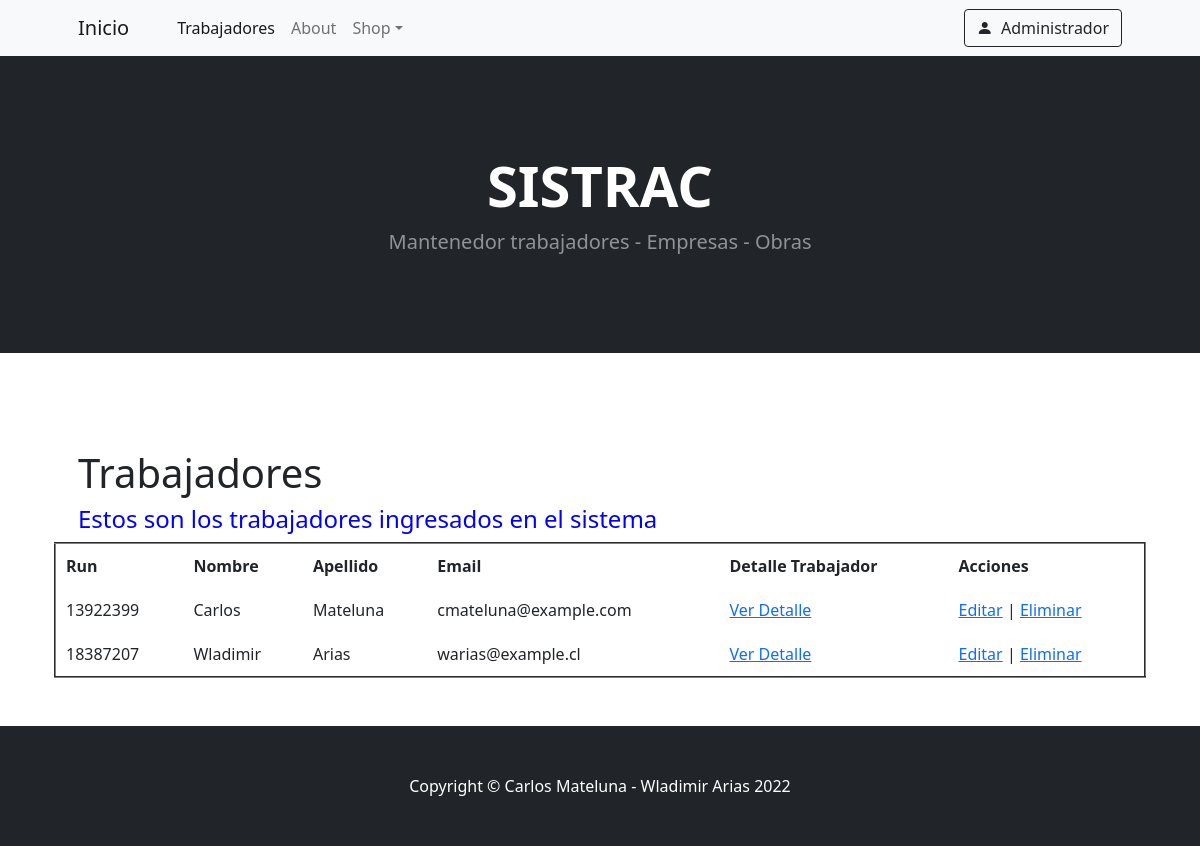
Page /app/lista_trabajadores/ (signed in) on the earlier database version.
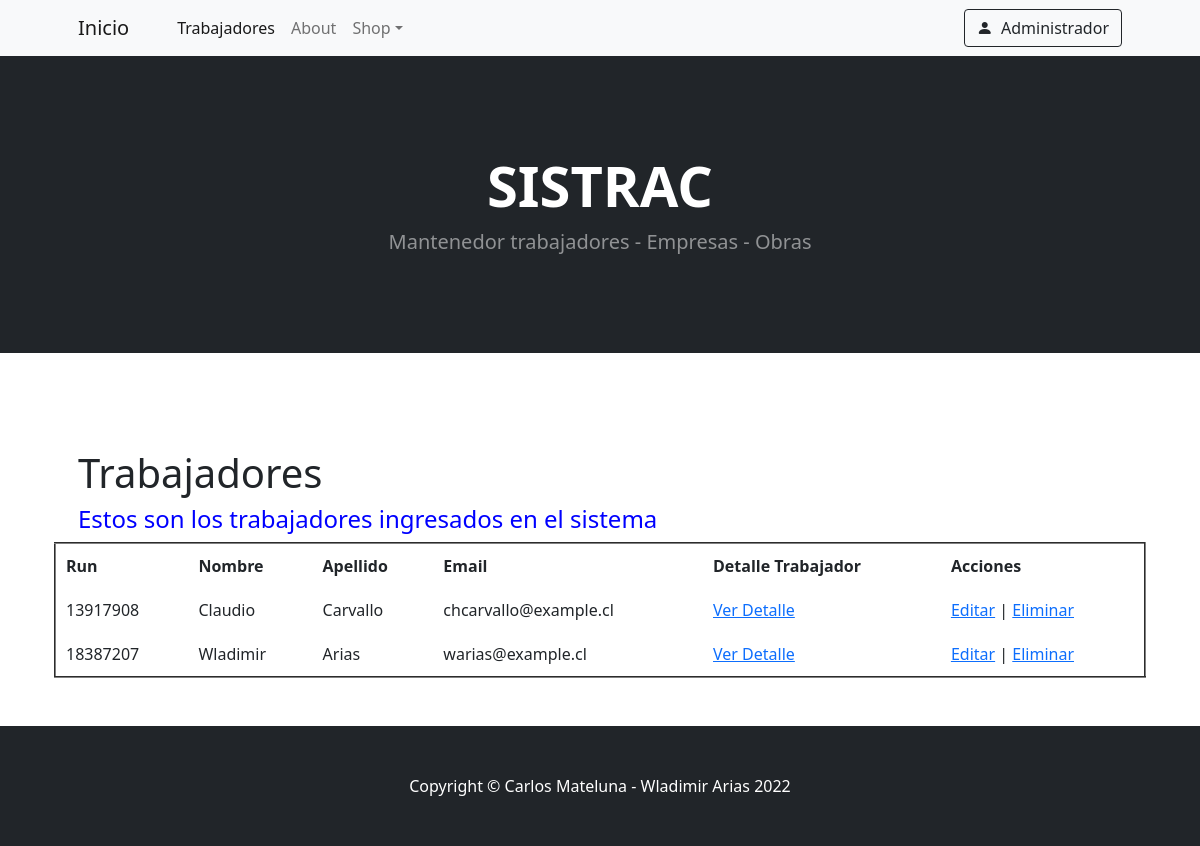
Same page on the later database version.
### app/models.py (models this page shows, shortened)
class Trabajadores(models.Model):
    run = models.IntegerField()
    nombre = models.CharField(max_length=250)
    apellido = models.CharField(max_length=250)
    edad = models.IntegerField()
    email = models.EmailField()
    cargo = models.CharField(max_length=100)
    imagen_cargo = models.ImageField(upload_to="trabajadores", null=True, blank=True)
    user = models.ForeignKey(User, on_delete=models.CASCADE)

### app/views.py (the view)
# urls.py: path("lista_trabajadores/", lista_trabajadores, name="app-list-trabajadores"),
def lista_trabajadores(request):
    errores = ""
    trabajadores = Trabajadores.objects.all().order_by("nombre")
    contexto = {"listado_trabajadores": trabajadores, "errores": errores}
    return render(request, "app/trabajadores.html", contexto)

### app/templates/app/trabajadores.html (shortened to what this page needs)
{% extends 'app/base.html' %} {% block contenido %}
<h1>Trabajadores</h1>
<h4 style="color: blue;">Estos son los trabajadores ingresados en el sistema</h4>
 {% if listado_trabajadores %}
<table cellspacing="10" cellpadding="10" border="2">
    <thead>
        <tr>
            <th>Run</th>
            <th>Nombre</th>
            <th>Apellido</th>
            <th>Email</th>
            <th>Detalle Trabajador</th>
            <th>Acciones</th>
        </tr>
    </thead>
    <tbody>
        {% for trabajador in listado_trabajadores %}
        <tr>
            <td>{{ trabajador.run }}</td>
            <td>{{ trabajador.nombre }}</td>
            <td>{{ trabajador.apellido }}</td>
            <td>{{ trabajador.email }}</td>
            <td><a href="{% url 'app-detalle-trabajador' trabajador.id %}">Ver Detalle</a></td>
            <td><a href="{% url 'app-editar-trabajador' trabajador.id %}">Editar</a> | <a href="{% url 'app-confirm-eliminar-trabajador' trabajador.id %}">Eliminar</a></td>
        </tr>
        {% endfor %}
    </tbody>
</table>
{% else %}
<p>No hay trabajadores ingresados en el sistema</p>
{% endif %} {% endblock %}

### app/templates/app/base.html (shortened to what this page needs)
<!DOCTYPE html>
<html lang="en">
<head>
    {% load static %}
    <link href="https://cdn.jsdelivr.net/npm/bootstrap-icons@1.5.0/font/bootstrap-icons.css" rel="stylesheet" />
    <link href="{% static 'app/css/styles.css' %}" rel="stylesheet" />
</head>
<body>
    <nav class="navbar navbar-expand-lg navbar-light bg-light">
        <div class="container px-4 px-lg-5">
            <a class="navbar-brand" href="{% url 'app-inicio' %}">Inicio</a>
            <div class="collapse navbar-collapse" id="navbarSupportedContent">
                <ul class="navbar-nav me-auto mb-2 mb-lg-0 ms-lg-4">
                    <li class="nav-item"><a class="nav-link active" aria-current="page" href="{% url 'app-list-trabajadores' %}">Trabajadores</a></li>
                    <li class="nav-item"><a class="nav-link" href="#!">About</a></li>
                    <li class="nav-item dropdown">
                        <a class="nav-link dropdown-toggle" id="navbarDropdown" href="#" role="button" data-bs-toggle="dropdown" aria-expanded="false">Shop</a>
                    </li>
                </ul>
                {% if request.user.is_authenticated %}
                <ul class="navbar-nav  mb-2 mb-lg-0 ms-lg-4">
                    <li class="nav-item dropdown">
                        <a class="btn btn-outline-dark" id="navbarDropdown" href="#" role="button" data-bs-toggle="dropdown" aria-expanded="false"><i class="bi bi-person-fill me-1"></i> {{ request.user.username.capitalize }}</a>
                    </li>
                </ul>
                {% else %}
                <ul class="navbar-nav  mb-2 mb-lg-0 ms-lg-4">
                    <li class="nav-item dropdown">
                        <a class="btn btn-outline-dark " id="navbarDropdown" href="{% url 'auth-login' %}" aria-expanded="false"><i class="bi bi-person-fill me-1"></i> Iniciar Sesión</a>
                    </li>
                </ul>
                {% endif %}
            </div>
        </div>
    </nav>
    <header class="bg-dark py-5">
        <div class="container px-4 px-lg-5 my-5">
            <div class="text-center text-white">
                <h1 class="display-4 fw-bolder">SISTRAC</h1>
                <p class="lead fw-normal text-white-50 mb-0">Mantenedor trabajadores - Empresas - Obras</p>
            </div>
        </div>
    </header>
    <section class="py-5">
        <div class="container px-4 px-lg-5 mt-5">
            <div class="row gx-4 gx-lg-5 row-cols-md-1 justify-content-center">
                {% block contenido %} {% endblock %}
            </div>
        </div>
    </section>
    <footer class="py-5 bg-dark">
        <div class="container">
            <p class="m-0 text-center text-white">Copyright &copy; Carlos Mateluna - Wladimir Arias 2022</p>
        </div>
    </footer>
</body>
</html>

Differences in the rows shown:
removed Trabajadores: run "13922399", nombre "Carlos", apellido "Mateluna", email "cmateluna@example.com"
added Trabajadores: run "13917908", nombre "Claudio", apellido "Carvallo", email "chcarvallo@example.cl"
